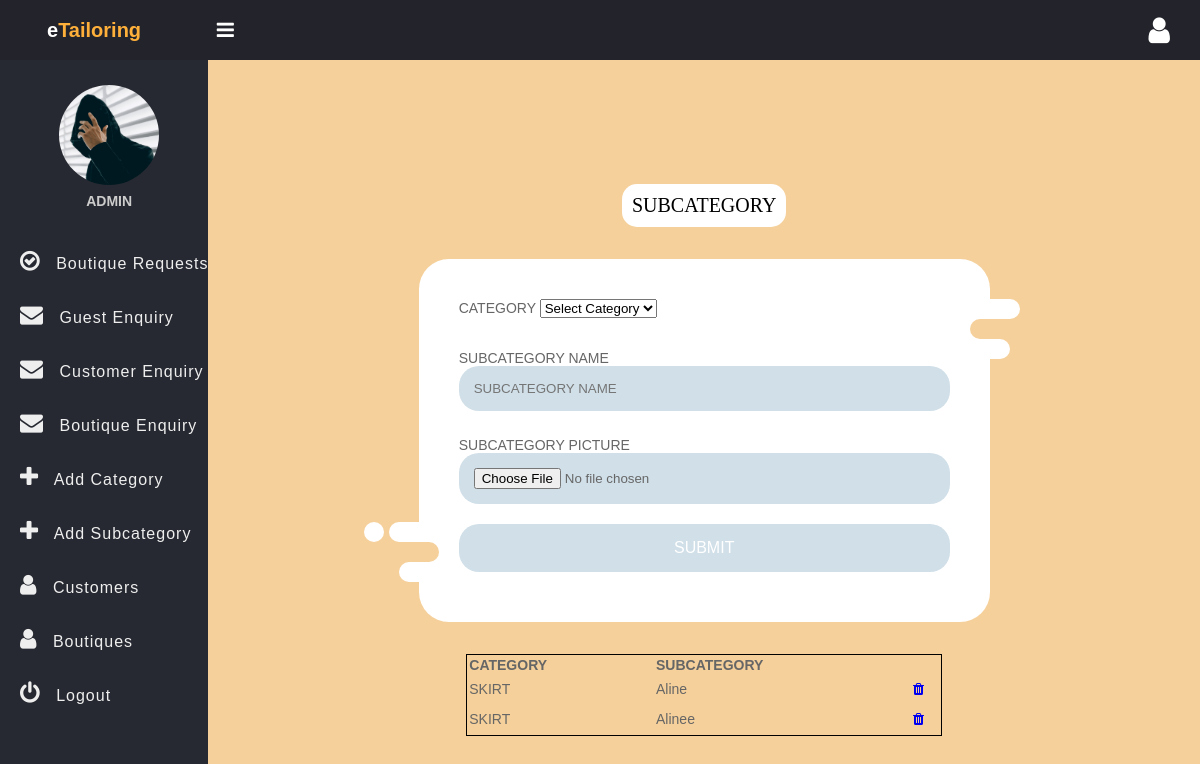
The app's page /admin/addsubcat.php (signed in) with its own data.
### tables this page shows
CREATE TABLE IF NOT EXISTS `tbl_subcategory` (
  `subcat_id` int(2) NOT NULL AUTO_INCREMENT,
  `cat_id` int(2) NOT NULL,
  `subcat_name` varchar(20) NOT NULL,
  `subcat_pic` varchar(40) NOT NULL,
  `subcat_status` varchar(2) NOT NULL,
  PRIMARY KEY (`subcat_id`),
  UNIQUE KEY `subcat_name` (`subcat_name`)
);

CREATE TABLE IF NOT EXISTS `tbl_category` (
  `cat_id` int(2) NOT NULL AUTO_INCREMENT,
  `cat_name` varchar(10) NOT NULL,
  `cat_status` varchar(10) NOT NULL,
  PRIMARY KEY (`cat_id`),
  UNIQUE KEY `cat_name` (`cat_name`)
);

### classes/DataAccess.class.PHP (called while the page is built, shortened)
<?php
class DataAccess
{
	protected $_con,$_query,$_errors;
	public function __construct()
	{
		if(!$this->_con=mysqli_connect("localhost","root","","etailor"))
		{
			die("connection Error");
		}
		$this->_errors ="";
	}
	public function createOptions($labelField,$valField,$table,$condition = "1")
	{
		if($this->_checkTable($table))
		{
			if($this->_checkFieldsIndexed(array($labelField,$valField),$table))
			{
				$this->_query = "select $labelField,$valField from $table where $condition";
				$resref=mysqli_query($this->_con,$this->_query);
				$data = array();
				if(mysqli_num_rows($resref))
				{
					while($row=mysqli_fetch_assoc($resref))
					{
						$data[$row[$labelField]]=$row[$valField];
					}
					return $data;
				}
				else
				{
					return $data;
				}
			}
			else
			{
				return array();
			}
		}
		else
		{
			$this->_errors .= "$table not present";
			return 0;
		}
	}
	protected function _checkTable($table)
	{
		$q="show tables";
		$resref = mysqli_query($this->_con,$q);
		if(mysqli_num_rows($resref))
		{
			while($row=mysqli_fetch_array($resref))
			{
				if($row[0]==$table)
				{
					return true;
				}
			}
		}
		return false;
	}
	private function _checkFieldsIndexed($data,$table)
	{
		if($this->_checkTable($table))
		{
			$fieldArr=array();
			$q="describe $table";
			$resref = mysqli_query($this->_con,$q);
			while($row=mysqli_fetch_assoc($resref))
			{
				$fieldArr[] = $row["Field"];
			}
			$flag = true;
			return $flag;
		}
		return 0;
	}
}
?>

### admin/addsubcat.php (the view, shortened to what this page needs)
<?php
$conn=mysqli_connect('localhost', 'root', '','etailor');
require_once("../classes/FormAssist.class.php");
require_once("../classes/DataAccess.class.php");
$fields=array("cat_name"=>"","subcategory_name"=>"","subcategory_pic"=>"","subcat_name"=>"");
$form=new FormAssist($fields,$_POST);
$dao=new DataAccess();
?>
<!DOCTYPE html>
<html>
<head>
    <link rel="stylesheet" href="https://stackpath.bootstrapcdn.com/font-awesome/4.7.0/css/font-awesome.min.css">
    <link rel="stylesheet" href="css/style.css">
</head>
<body>
    <header class="header">
        <h2 class="u-name">e<b>Tailoring</b>
            <label for="checkbox">
                <i id="navbtn" class="fa fa-bars" aria-hidden="true"></i>
            </label>
        </h2>
        <i class="fa fa-user" aria-hidden="true"></i>
    </header>
    <div class="body">
        <nav class="side-bar">
            <div class="user-p">
                <img src="img/user.jpg">
                <h4><?php echo $_SESSION["admin_name"];?></h4>
            </div>
            <ul>
                <li>
                    <a href="adminhome.php">
                        <i class="fa fa-check-circle-o" aria-hidden="true"></i>
                        <span>Boutique Requests</span>
                    </a>
                </li>
                <li>
                    <a href="guestenq.php">
                        <i class="fa fa-envelope" aria-hidden="true"></i>
                        <span>Guest Enquiry</span>
                    </a>
                </li>
                <li>
                    <a href="custenq.php">
                        <i class="fa fa-envelope" aria-hidden="true"></i>
                        <span>Customer Enquiry</span>
                    </a>
                </li>
                <li>
                    <a href="btqenq.php">
                        <i class="fa fa-envelope" aria-hidden="true"></i>
                        <span>Boutique Enquiry</span>
                    </a>
                </li>
                <li>
                    <a href="addcat.php">
                        <i class="fa fa-plus" aria-hidden="true"></i>
                        <span>Add Category</span>
                    </a>
                </li>
                <li>
                    <a href="addsubcat.php">
                        <i class="fa fa-plus" aria-hidden="true"></i>
                        <span>Add Subcategory</span>
                    </a>
                </li>
                <li>
                    <a href="viewcust.php">
                        <i class="fa fa-user" aria-hidden="true"></i>
                        <span>Customers</span>
                    </a>
                </li>
                <li>
                    <a href="viewbtq.php">
                        <i class="fa fa-user" aria-hidden="true"></i>
                        <span>Boutiques</span>
                    </a>
                </li>
                <li>
                    <a href="../destroysession.php">
                        <i class="fa fa-power-off" aria-hidden="true"></i>
                        <span>Logout</span>
                    </a>
                </li>
            </ul>
        </nav>
        <section class="section-1">
            <center>
                <p style="color: black;font-family:satisfy;border-radius: 15px;padding:10px;">SUBCATEGORY</p>
            </center><br><br>
            <form action="" method="post" class="decor" enctype="multipart/form-data">
                <div class="form-left-decoration"></div>
                <div class="form-right-decoration"></div>
                <div class="circle"></div>
                <div class="form-inner">
                    <label>CATEGORY</label>
                    <?php
                    $cats=$dao->createOptions("cat_name","cat_id","tbl_category");
                    echo $form->dropDownList("cat_name",array("class"=>"form-input","select"),$cats,"Select Category");
                    ?><br><br><br>
                    <label>SUBCATEGORY NAME</label>
                    <?php echo $form->textBox("subcategory_name",array("class"=>"field","placeholder"=>"SUBCATEGORY NAME")); ?><br>
                    <label>SUBCATEGORY PICTURE</label>
                    <?php echo $form->fileField("subcategory_pic",array("placeholder"=>"SUBCATEGORY PICTURE")); ?>
                    <input type="submit" name="add" value="SUBMIT" class="button" />
                </div>
            </form>
            <?php
            $result=mysqli_query($conn,"SELECT tbl_category.cat_name, tbl_subcategory.subcat_name, tbl_subcategory.subcat_id, tbl_subcategory.cat_id FROM tbl_category INNER JOIN tbl_subcategory ON tbl_category.cat_id=tbl_subcategory.cat_id");
            ?><br><br>
            <table id="cattable">
                <tr>
                    <th style="text-align:left">CATEGORY</th>
                    <th style="text-align:left">SUBCATEGORY</th>
                </tr>
                    <?php
                        if (mysqli_num_rows($result)>0) {
                            while($row=mysqli_fetch_array($result))
                            {
                               ?>
                               <tr>
                               <td><?php echo $row['cat_name'];?></td>
                               <td><?php echo $row['subcat_name'];?></td>
                               <td> <a href="deletesubcat.php?subcatid=<?php echo $row['subcat_id'];  ?> "><i class="fa fa-trash" aria-hidden="true"></i></a> </td>
                                </tr>
                               <?php
                            }
                        }
                   ?>
        </section>
    </div>
</body>
</html>

### admin/css/style.css (style rules this page uses)
* { padding: 0; margin: 0; box-sizing: border-box; font-family: arial, sans-serif; }
.header { display: flex; justify-content: space-between; align-items: center; padding: 15px 30px; background: #23242b; color: #fff; }
.u-name { font-size: 20px; padding-left: 17px; }
.u-name b { color: #ffb03b; }
.header i { font-size: 30px; cursor: pointer; color: #fff; }
.user-p { text-align: center; padding-left: 10px; padding-top: 25px; }
.user-p img { width: 100px; border-radius: 50%; }
.user-p h4 { color: #ccc; padding: 5px 0; }
.side-bar { width: 250px; background: #262931; min-height: 100vh; transition: 500ms width; }
.body { display: flex; }
.section-1 { width: 100%; background: url("../img/bg.jpg"); background-size: cover; background-position: center; display: flex; justify-content: center; align-items: center; flex-direction: column; }
.section-1 p { color: #ffb03b; font-size: 20px; background: #fff; padding: 7px; border-radius: 5px; }
.side-bar ul { margin-top: 20px; list-style: none; }
.side-bar ul li { font-size: 16px; padding: 15px 0px; padding-left: 20px; transition: 500ms background; white-space: nowrap; overflow: hidden; text-overflow: ellipsis; }
.side-bar ul li a { text-decoration: none; color: #eee; cursor: pointer; letter-spacing: 1px; }
.side-bar ul li a i { display: inline-block; padding-right: 10px; font-size: 23px; }
#navbtn { display: inline-block; margin-left: 70px; font-size: 20px; transition: 500ms color; }

### admin/addsubcat.php (style rules this page uses)
* { box-sizing: border-box; }
html, body { min-height: 100vh; padding: 0; margin: 0; font-family: Roboto, Arial, sans-serif; font-size: 14px; color: #666; }
input, textarea { outline: none; }
.section-1 { display: flex; justify-content: center; align-items: center; padding: 20px; background: #f5d09a; }
form { position: relative; width: 80%; border-radius: 30px; background: #fff; }
.form-left-decoration, .form-right-decoration { content: ""; position: absolute; width: 50px; height: 20px; border-radius: 20px; background: #f5d09a; }
.form-left-decoration { bottom: 60px; left: -30px; }
.form-right-decoration { top: 60px; right: -30px; }
.form-left-decoration:before, .form-left-decoration:after, .form-right-decoration:before, .form-right-decoration:after { content: ""; position: absolute; width: 50px; height: 20px; border-radius: 30px; background: #fff; }
.form-left-decoration:before { top: -20px; }
.form-left-decoration:after { top: 20px; left: 10px; }
.form-right-decoration:before { top: -20px; right: 0; }
.form-right-decoration:after { top: 20px; right: 10px; }
.circle { position: absolute; bottom: 80px; left: -55px; width: 20px; height: 20px; border-radius: 50%; background: #fff; }
.form-inner { padding: 40px; }
.form-inner input, .form-inner textarea { display: block; width: 100%; padding: 15px; margin-bottom: 10px; border: none; border-radius: 20px; background: #d0dfe8; }
.button { width: 100%; padding: 10px; margin-top: 20px; border-radius: 20px; border: none; border-bottom: 4px solid #ffb03b; background: #ffb03b; font-size: 16px; font-weight: 400; color: #fff; }
#cattable { width: 50%; border: 1px solid black; }
#cattable tr td { line-height: 28px; }
@media (min-width: 568px) { form { width: 60%; } }

### records on screen
tbl_subcategory: cat.cat_name "SKIRT", subcat_name "Aline"
tbl_subcategory: cat.cat_name "SKIRT", subcat_name "Alinee"

### other values on screen
$_SESSION["admin_name"] "ADMIN"
form field cat_name "Select Category"
